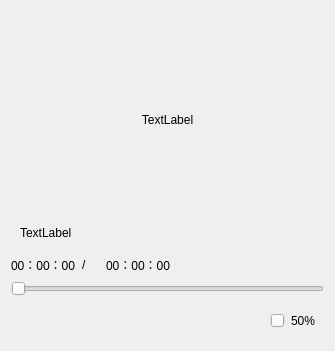
<?xml version="1.0" encoding="UTF-8"?>
<ui version="4.0">
 <class>MusicPlayer</class>
 <widget class="QWidget" name="MusicPlayer">
  <property name="geometry">
   <rect>
    <x>0</x>
    <y>0</y>
    <width>283</width>
    <height>261</height>
   </rect>
  </property>
  <property name="windowTitle">
   <string>MusicPlayer</string>
  </property>
  <property name="toolTip">
   <string>打开文件夹</string>
  </property>
  <property name="styleSheet">
   <string notr="true">QPushButton{
border:none;
}
QPushButtonhover{
background-color:red;
}
</string>
  </property>
  <layout class="QVBoxLayout" name="verticalLayout">
   <item>
    <widget class="QStackedWidget" name="stackedWidget">
     <property name="currentIndex">
      <number>1</number>
     </property>
     <widget class="QWidget" name="page">
      <widget class="QListView" name="MusicList">
       <property name="geometry">
        <rect>
         <x>0</x>
         <y>20</y>
         <width>362</width>
         <height>146</height>
        </rect>
       </property>
       <property name="styleSheet">
        <string notr="true">QPushButtonhover{
background-color:black;
}
</string>
       </property>
       <property name="editTriggers">
        <set>QAbstractItemView::EditTrigger::NoEditTriggers</set>
       </property>
      </widget>
     </widget>
     <widget class="QWidget" name="page_2">
      <layout class="QVBoxLayout" name="verticalLayout_2">
       <item>
        <widget class="QLabel" name="albumArtLabel">
         <property name="minimumSize">
          <size>
           <width>200</width>
           <height>200</height>
          </size>
         </property>
         <property name="text">
          <string>TextLabel</string>
         </property>
         <property name="alignment">
          <set>Qt::AlignmentFlag::AlignCenter</set>
         </property>
        </widget>
       </item>
       <item>
        <widget class="QLabel" name="label">
         <property name="text">
          <string>TextLabel</string>
         </property>
        </widget>
       </item>
      </layout>
     </widget>
    </widget>
   </item>
   <item>
    <layout class="QHBoxLayout" name="horizontalLayout_3">
     <item>
      <widget class="QLabel" name="curLabel">
       <property name="text">
        <string>00：00：00</string>
       </property>
      </widget>
     </item>
     <item>
      <widget class="QLabel" name="label_3">
       <property name="text">
        <string>/</string>
       </property>
      </widget>
     </item>
     <item>
      <widget class="QLabel" name="label_2">
       <property name="text">
        <string/>
       </property>
      </widget>
     </item>
     <item>
      <widget class="QLabel" name="totalLabel">
       <property name="text">
        <string>00：00：00</string>
       </property>
      </widget>
     </item>
     <item>
      <spacer name="horizontalSpacer">
       <property name="orientation">
        <enum>Qt::Orientation::Horizontal</enum>
       </property>
       <property name="sizeHint" stdset="0">
        <size>
         <width>40</width>
         <height>20</height>
        </size>
       </property>
      </spacer>
     </item>
    </layout>
   </item>
   <item>
    <widget class="QSlider" name="playCourseSlider">
     <property name="orientation">
      <enum>Qt::Orientation::Horizontal</enum>
     </property>
    </widget>
   </item>
   <item>
    <widget class="QWidget" name="widget" native="true">
     <layout class="QHBoxLayout" name="horizontalLayout">
      <item>
       <widget class="QPushButton" name="opendirbtn">
        <property name="text">
         <string/>
        </property>
        <property name="icon">
         <iconset resource="Resource.qrc">
          <normaloff>:/Resource/open_folder_pbbzqmr36ph0_64.png</normaloff>:/Resource/open_folder_pbbzqmr36ph0_64.png</iconset>
        </property>
       </widget>
      </item>
      <item>
       <spacer name="horizontalSpacer_6">
        <property name="orientation">
         <enum>Qt::Orientation::Horizontal</enum>
        </property>
        <property name="sizeHint" stdset="0">
         <size>
          <width>40</width>
          <height>20</height>
         </size>
        </property>
       </spacer>
      </item>
      <item>
       <widget class="QPushButton" name="Lyricsbtn">
        <property name="text">
         <string/>
        </property>
        <property name="icon">
         <iconset resource="Resource.qrc">
          <normaloff>:/Resource/icons8-lyrics-48.png</normaloff>:/Resource/icons8-lyrics-48.png</iconset>
        </property>
       </widget>
      </item>
      <item>
       <spacer name="horizontalSpacer_5">
        <property name="orientation">
         <enum>Qt::Orientation::Horizontal</enum>
        </property>
        <property name="sizeHint" stdset="0">
         <size>
          <width>40</width>
          <height>20</height>
         </size>
        </property>
       </spacer>
      </item>
      <item>
       <widget class="QPushButton" name="playMode">
        <property name="text">
         <string/>
        </property>
        <property name="icon">
         <iconset resource="Resource.qrc">
          <normaloff>:/Resource/icons8-repeat-50.png</normaloff>:/Resource/icons8-repeat-50.png</iconset>
        </property>
       </widget>
      </item>
      <item>
       <spacer name="horizontalSpacer_9">
        <property name="orientation">
         <enum>Qt::Orientation::Horizontal</enum>
        </property>
        <property name="sizeHint" stdset="0">
         <size>
          <width>40</width>
          <height>20</height>
         </size>
        </property>
       </spacer>
      </item>
      <item>
       <spacer name="horizontalSpacer_10">
        <property name="orientation">
         <enum>Qt::Orientation::Horizontal</enum>
        </property>
        <property name="sizeHint" stdset="0">
         <size>
          <width>40</width>
          <height>20</height>
         </size>
        </property>
       </spacer>
      </item>
      <item>
       <widget class="QPushButton" name="prevbtn">
        <property name="minimumSize">
         <size>
          <width>16</width>
          <height>0</height>
         </size>
        </property>
        <property name="text">
         <string/>
        </property>
        <property name="icon">
         <iconset resource="Resource.qrc">
          <normaloff>:/Resource/previous_cs6ny2fcfiq4_64.png</normaloff>:/Resource/previous_cs6ny2fcfiq4_64.png</iconset>
        </property>
       </widget>
      </item>
      <item>
       <spacer name="horizontalSpacer_4">
        <property name="orientation">
         <enum>Qt::Orientation::Horizontal</enum>
        </property>
        <property name="sizeHint" stdset="0">
         <size>
          <width>40</width>
          <height>20</height>
         </size>
        </property>
       </spacer>
      </item>
      <item>
       <widget class="QPushButton" name="playbtn">
        <property name="text">
         <string/>
        </property>
        <property name="icon">
         <iconset resource="Resource.qrc">
          <normaloff>:/Resource/icons8-play-50.png</normaloff>:/Resource/icons8-play-50.png</iconset>
        </property>
       </widget>
      </item>
      <item>
       <spacer name="horizontalSpacer_3">
        <property name="orientation">
         <enum>Qt::Orientation::Horizontal</enum>
        </property>
        <property name="sizeHint" stdset="0">
         <size>
          <width>40</width>
          <height>20</height>
         </size>
        </property>
       </spacer>
      </item>
      <item>
       <widget class="QPushButton" name="nextbtn">
        <property name="text">
         <string/>
        </property>
        <property name="icon">
         <iconset resource="Resource.qrc">
          <normaloff>:/Resource/icons8-end-64.png</normaloff>:/Resource/icons8-end-64.png</iconset>
        </property>
       </widget>
      </item>
      <item>
       <spacer name="horizontalSpacer_2">
        <property name="orientation">
         <enum>Qt::Orientation::Horizontal</enum>
        </property>
        <property name="sizeHint" stdset="0">
         <size>
          <width>40</width>
          <height>20</height>
         </size>
        </property>
       </spacer>
      </item>
      <item>
       <widget class="QPushButton" name="volumebtn">
        <property name="text">
         <string/>
        </property>
        <property name="icon">
         <iconset>
          <normaloff>Resource/icons8-volume-64.png</normaloff>Resource/icons8-volume-64.png</iconset>
        </property>
       </widget>
      </item>
      <item>
       <widget class="QSlider" name="volumeSlider">
        <property name="orientation">
         <enum>Qt::Orientation::Horizontal</enum>
        </property>
       </widget>
      </item>
      <item>
       <widget class="QLabel" name="volumeLabel">
        <property name="text">
         <string>50%</string>
        </property>
       </widget>
      </item>
     </layout>
    </widget>
   </item>
   <item>
    <layout class="QHBoxLayout" name="horizontalLayout_2"/>
   </item>
  </layout>
 </widget>
 <resources>
  <include location="Resource.qrc"/>
 </resources>
 <connections/>
</ui>
